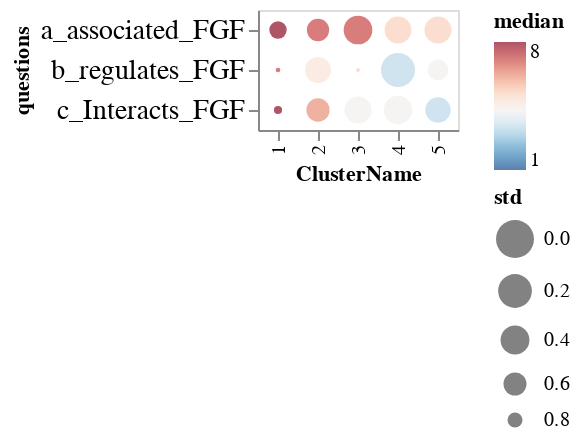

Source (notebook cell):
### Code cell
alt.Chart(question_clusterAgg).mark_point(filled=True).encode(
    y=alt.Y('questions',axis=alt.Axis(labelFontSize=14)),
    x=alt.X('ClusterName:O'),
    color=alt.Color("median",scale=alt.Scale(scheme="redblue",reverse=True,domainMin=0.5,domainMax=8,domainMid=4,clamp=True)),
    size=alt.Size('std',scale=alt.Scale(reverse=True)),
    tooltip=["median","std"]
)

### Figure 1 — Vega-Lite specification as saved in the notebook (floating-point values rounded to 4 significant figures)
{"config": {"view": {"continuousWidth": 300, "continuousHeight": 300}}, "data": {"name": "data-c2c54df2b5e07c8b64592e7b9f17b85a"}, "mark": {"type": "point", "filled": true}, "encoding": {"color": {"field": "median", "scale": {"clamp": true, "domainMax": 8, "domainMid": 4, "domainMin": 0.5, "reverse": true, "scheme": "redblue"}, "type": "quantitative"}, "size": {"field": "std", "scale": {"reverse": true}, "type": "quantitative"}, "tooltip": [{"field": "median", "type": "quantitative"}, {"field": "std", "type": "quantitative"}], "x": {"field": "ClusterName", "type": "ordinal"}, "y": {"axis": {"labelFontSize": 14}, "field": "questions", "type": "nominal"}}, "$schema": "https://vega.github.io/schema/vega-lite/v5.14.1.json", "datasets": {"data-c2c54df2b5e07c8b64592e7b9f17b85a": [{"questions": "a_associated_FGF", "c_num": "1", "median": 5.0, "std": 0.4756, "ClusterName": 4}, {"questions": "a_associated_FGF", "c_num": "2", "median": 5.0, "std": 0.4672, "ClusterName": 5}, {"questions": "a_associated_FGF", "c_num": "3", "median": 8.0, "std": 0.7508, "ClusterName": 1}, {"questions": "a_associated_FGF", "c_num": "4", "median": 7.0, "std": 0.6222, "ClusterName": 2}, {"questions": "a_associated_FGF", "c_num": "5", "median": 7.0, "std": 0.4086, "ClusterName": 3}, {"questions": "b_regulates_FGF", "c_num": "1", "median": 3.0, "std": 0.189, "ClusterName": 4}, {"questions": "b_regulates_FGF", "c_num": "2", "median": 4.0, "std": 0.6646, "ClusterName": 5}, {"questions": "b_regulates_FGF", "c_num": "3", "median": 7.0, "std": 0.9342, "ClusterName": 1}, {"questions": "b_regulates_FGF", "c_num": "4", "median": 4.5, "std": 0.508, "ClusterName": 2}, {"questions": "b_regulates_FGF", "c_num": "5", "median": 5.0, "std": 0.9377, "ClusterName": 3}, {"questions": "c_Interacts_FGF", "c_num": "1", "median": 4.0, "std": 0.4179, "ClusterName": 4}, {"questions": "c_Interacts_FGF", "c_num": "2", "median": 3.0, "std": 0.5231, "ClusterName": 5}, {"questions": "c_Interacts_FGF", "c_num": "3", "median": 8.0, "std": 0.9045, "ClusterName": 1}, {"questions": "c_Interacts_FGF", "c_num": "4", "median": 6.0, "std": 0.5923, "ClusterName": 2}, {"questions": "c_Interacts_FGF", "c_num": "5", "median": 4.0, "std": 0.4661, "ClusterName": 3}]}}
